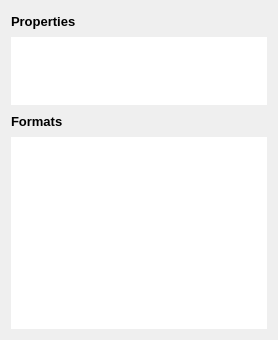
           <widget class="QWidget" name="page_11">
            <layout class="QVBoxLayout" name="verticalLayout_11">
             <item>
              <layout class="QHBoxLayout" name="horizontalLayout_10">
               <item>
                <widget class="QLabel" name="surfaceTitleLabel">
                 <property name="font">
                  <font>
                   <family>Segoe UI</family>
                   <pointsize>10</pointsize>
                   <weight>75</weight>
                   <bold>true</bold>
                  </font>
                 </property>
                 <property name="text">
                  <string>Properties</string>
                 </property>
                 <property name="headerLabel" stdset="0">
                  <bool>true</bool>
                 </property>
                </widget>
               </item>
               <item>
                <spacer name="horizontalSpacer_11">
                 <property name="orientation">
                  <enum>Qt::Horizontal</enum>
                 </property>
                 <property name="sizeHint" stdset="0">
                  <size>
                   <width>40</width>
                   <height>20</height>
                  </size>
                 </property>
                </spacer>
               </item>
              </layout>
             </item>
             <item>
              <widget class="QTableWidget" name="surfaceTableWidget">
               <property name="frameShape">
                <enum>QFrame::NoFrame</enum>
               </property>
               <property name="sizeAdjustPolicy">
                <enum>QAbstractScrollArea::AdjustToContents</enum>
               </property>
               <property name="editTriggers">
                <set>QAbstractItemView::NoEditTriggers</set>
               </property>
               <property name="alternatingRowColors">
                <bool>true</bool>
               </property>
               <property name="selectionMode">
                <enum>QAbstractItemView::ExtendedSelection</enum>
               </property>
               <attribute name="horizontalHeaderVisible">
                <bool>false</bool>
               </attribute>
               <attribute name="horizontalHeaderCascadingSectionResizes">
                <bool>false</bool>
               </attribute>
               <attribute name="horizontalHeaderStretchLastSection">
                <bool>true</bool>
               </attribute>
               <column>
                <property name="text">
                 <string>Property</string>
                </property>
               </column>
               <column>
                <property name="text">
                 <string>Value</string>
                </property>
               </column>
              </widget>
             </item>
             <item>
              <layout class="QHBoxLayout" name="horizontalLayout_12">
               <item>
                <widget class="QLabel" name="surfaceTitleLabel_2">
                 <property name="font">
                  <font>
                   <family>Segoe UI</family>
                   <pointsize>10</pointsize>
                   <weight>75</weight>
                   <bold>true</bold>
                  </font>
                 </property>
                 <property name="text">
                  <string>Formats</string>
                 </property>
                 <property name="headerLabel" stdset="0">
                  <bool>true</bool>
                 </property>
                </widget>
               </item>
               <item>
                <spacer name="horizontalSpacer_12">
                 <property name="orientation">
                  <enum>Qt::Horizontal</enum>
                 </property>
                 <property name="sizeHint" stdset="0">
                  <size>
                   <width>40</width>
                   <height>20</height>
                  </size>
                 </property>
                </spacer>
               </item>
              </layout>
             </item>
             <item>
              <widget class="QTableWidget" name="surfaceFormatsTableWidget">
               <property name="frameShape">
                <enum>QFrame::NoFrame</enum>
               </property>
               <property name="editTriggers">
                <set>QAbstractItemView::NoEditTriggers</set>
               </property>
               <property name="alternatingRowColors">
                <bool>true</bool>
               </property>
               <property name="selectionMode">
                <enum>QAbstractItemView::ExtendedSelection</enum>
               </property>
               <attribute name="horizontalHeaderVisible">
                <bool>false</bool>
               </attribute>
               <attribute name="horizontalHeaderCascadingSectionResizes">
                <bool>false</bool>
               </attribute>
               <attribute name="horizontalHeaderStretchLastSection">
                <bool>true</bool>
               </attribute>
               <column>
                <property name="text">
                 <string>Format</string>
                </property>
               </column>
               <column>
                <property name="text">
                 <string>Color Space</string>
                </property>
               </column>
              </widget>
             </item>
            </layout>
           </widget>
